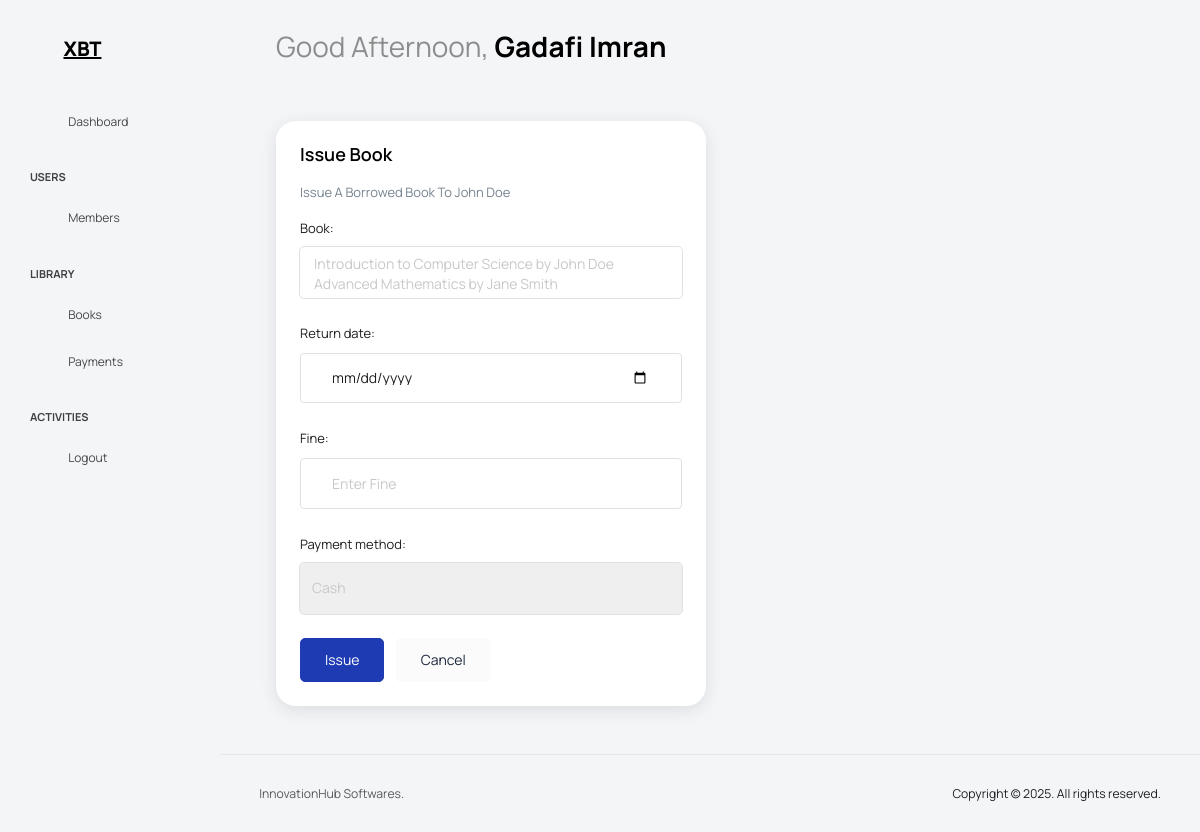
Page /lend-book/member-b43181dc-f81c-40b2-9f25-36c848eb92ac/ (signed in) on the earlier database version.
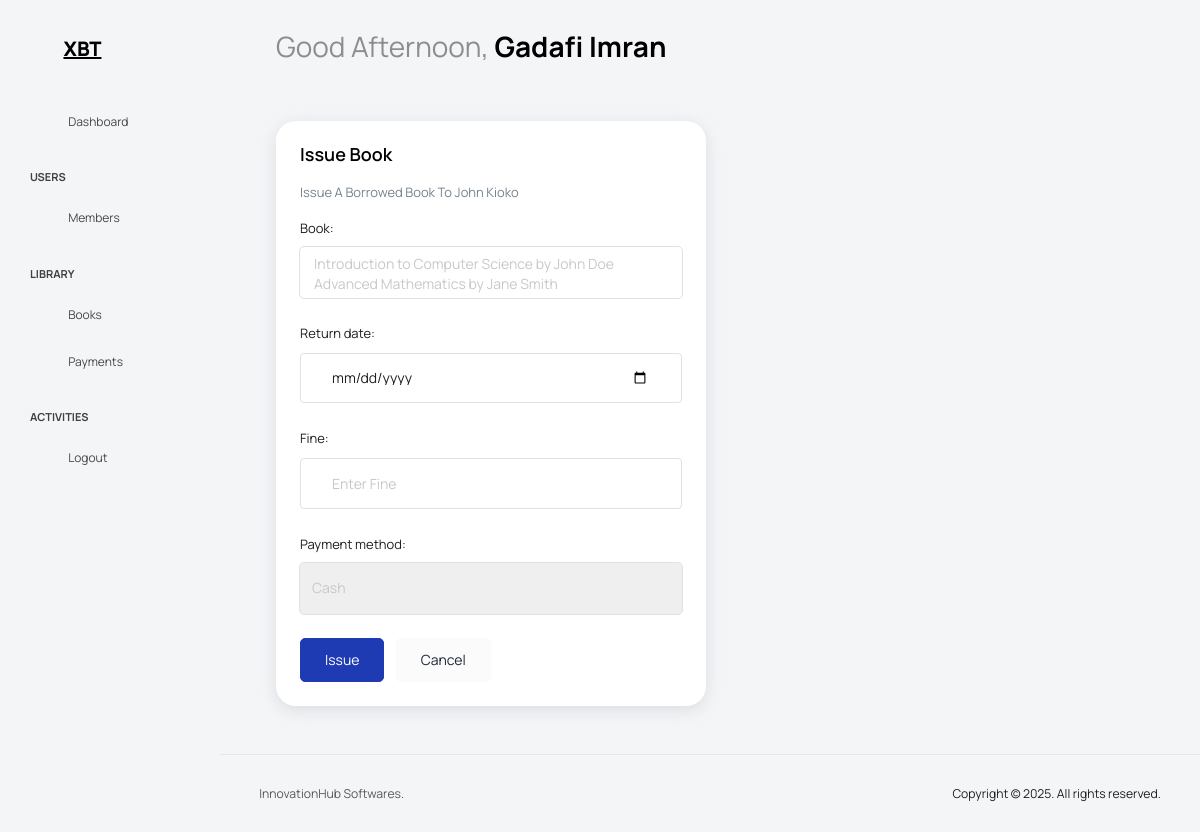
Same page on the later database version.
### library/models.py (models this page shows, shortened)
class Member(AbstractBaseModel):
    name = models.CharField(max_length=100)
    email = models.EmailField()
    amount_due = models.DecimalField(
        max_digits=10, decimal_places=2, default=0.00, validators=[MinValueValidator(0.00), MaxValueValidator(500.00)]
    )

### library/views.py (the view, shortened to what this page needs)
# urls.py: path("lend-book/<str:pk>/", LendMemberBookView.as_view(), name="lend-member-book"),
@method_decorator(login_required, name="dispatch")
class LendMemberBookView(View):
    def get(self, request, *args, **kwargs):
        member = Member.objects.get(pk=kwargs["pk"])
        form = LendMemberBookForm()
        payment_form = PaymentForm()
        return render(
            request, "books/lend-member-book.html", {"form": form, "payment_form": payment_form, "member": member}
        )

### library/forms.py
class LendMemberBookForm(forms.ModelForm):
    book = forms.ModelChoiceField(
        queryset=Book.objects.filter(quantity__gt=0),
        empty_label=None,
        widget=forms.Select(
            attrs={"class": "form-control form-control-lg js-example-basic-multiple w-100", "multiple": "multiple"}
        ),
    )
    return_date = forms.DateField(
        widget=forms.DateInput(attrs={"class": "form-control form-control-lg", "type": "date", "id": "return-date"})
    )
    fine = forms.DecimalField(
        widget=forms.NumberInput(attrs={"class": "form-control form-control-lg", "placeholder": "Enter Fine"})
    )
    class Meta:
        model = BorrowedBook
        fields = ["book", "return_date", "fine"]

class PaymentForm(forms.Form):
    payment_method = forms.ChoiceField(
        choices=PAYMENT_METHOD_CHOICES, widget=forms.Select(attrs={"class": "form-control form-control-lg"})
    )
    class Meta:
        fields = ["payment_method"]

### library/models.py (called while the page is built)
    def __str__(self):
        return f"{self.title} by {self.author}"

### templates/books/lend-member-book.html (shortened to what this page needs)
{% extends 'base.html' %}
{% block content %}
<div class="row">
    <div class="col-md-6 grid-margin stretch-card">
      <div class="card">
        <div class="card-body">
          <h4 class="card-title">Issue Book</h4>
          <p class="card-description">
            Issue A Borrowed Book To {{ member.name }}
          </p>
          <form method="POST">
            <div class="form-group">
              {{ form.book.label_tag }}
              {{ form.book }}
            </div>
            <div class="form-group">
                {{ form.return_date.label_tag }}
                {{ form.return_date }}
            </div>
            <div class="form-group">
                {{ form.fine.label_tag }}
                {{ form.fine }}
            </div>
            <div class="form-group">
              {{ payment_form.payment_method.label_tag }}
              {{ payment_form.payment_method }}
            </div>
            <button type="submit" class="btn btn-primary btn-md me-2">Issue</button>
            <a href="{% url 'members' %}" class="btn btn-light">Cancel</a>
          </form>
        </div>
      </div>
    </div>
  </div>
{% endblock %}

Differences in the rows shown:
changed Member: name "John Doe" → "John Kioko"
